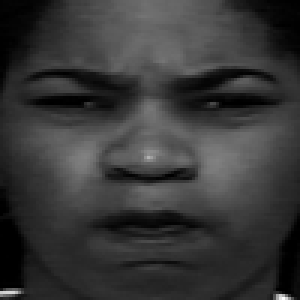
#> input picture Project_1/tests/Q1_images/face.png, 100 x 100 px, found by its file name (shown 3 times larger)
$ python _1_1.py
#> lines starting #> are read from the running program, lines starting #| are printed output that depends on the picture
import numpy as np
import cv2 as cv
import math
import matplotlib.pyplot as plt

def getGrayHist(I):
    # 计算灰度直方图
    h = I.shape[0]
    w = I.shape[1]
    grayhist = np.zeros([256], np.uint64)
    for i in range(h):
        for j in range(w):
            grayhist[I[i][j]] += 1
    return grayhist

def process(img):
    h = img.shape[0]
    w = img.shape[1]
    #得到灰度直方图
    grayhist = getGrayHist(img)
    #累加灰度直方图
    factor = np.zeros([256], np.uint32)
    for p in range(256):
        if p == 0:
            factor[p] = grayhist[0]
        else:
            factor[p] = factor[p - 1] + grayhist[p]
    #得到输入和输出之间的线性关系
    out = np.zeros([256], np.uint8)
    k = 256.0 / (h * w)
    for p in range(256):
        q = k * float(factor[p]) - 1
        if q >= 0:
            out[p] = math.floor(q)
        else:
            out[p] = 0
    #均衡化后的图像
    res = np.zeros(img.shape, np.uint8)
    for i in range(h):
        for j in range(w):
            res[i][j] = out[img[i][j]]
    return res

# 使用自己写的函数实现
img = cv.imread("C:\\DIP\\Project_1\\1_1\\face.png",0)
#> img is the input picture: shape (100, 100); min 0, max 253, mean 55.4
equa = process(img)
#> in process, `grayhist = getGrayHist(img)`: grayhist = 256 values, max 251 at index 41, min 0 at index 133, mean 39.06
#> after the loop in process, `for p in range(256):`: factor = 256 values from 215 to 10000
#> the loop in process, `for p in range(256):` made 256 passes
#> q on passes 1 to 3: 4.5, 6.83, 9.29
#> after the loop in process, `for p in range(256):`: out = 256 values from 4 to 255
#> after the loop in process, `for i in range(h):`:
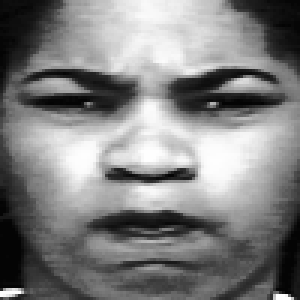
#> res: shape (100, 100) (shown 3 times larger); min 4, max 255, mean 127.9
cv.imshow("img", img)
cv.imshow("equa", equa)
cv.waitKey()
